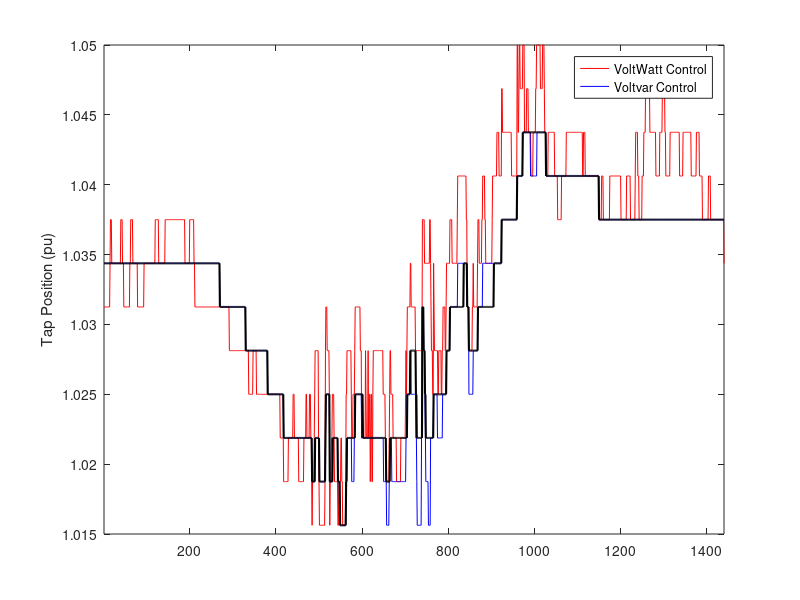
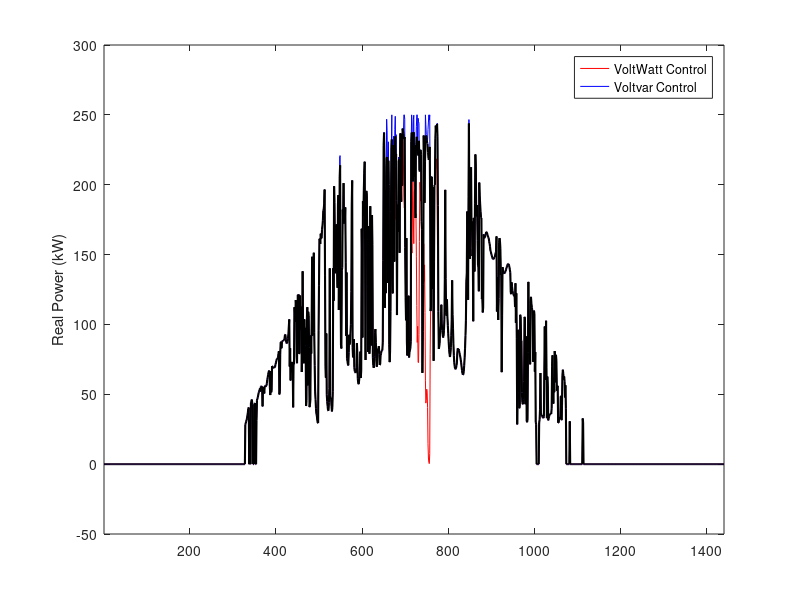
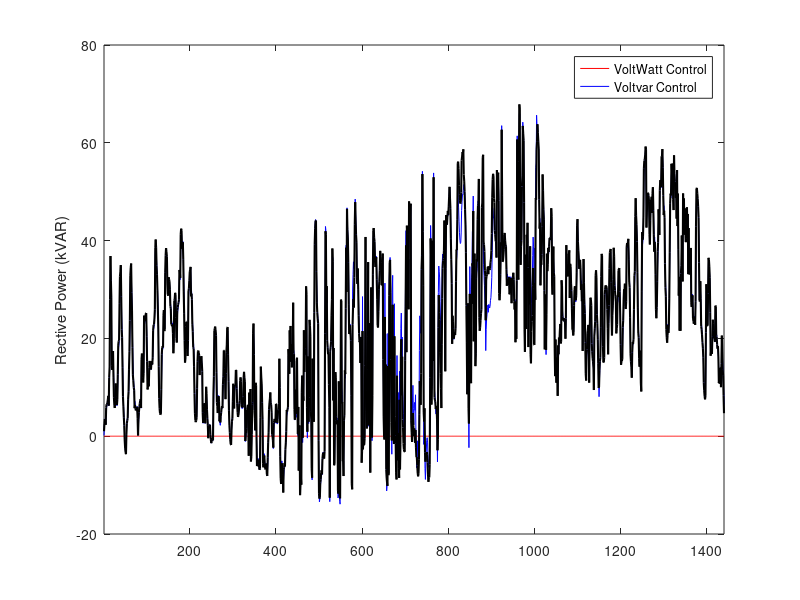

Reproduce these figures in MATLAB, in order.

%
close all
voltwatt=load('voltwatt.mat');
voltvar=load('voltvar.mat');
combimode = load ('Combimode.mat');

time=voltwatt.time;
tap_voltwatt=voltwatt.tap;
tap_voltvar=voltvar.tap;
tap_combimode = combimode.tap;
figure
plot(time,tap_voltwatt,'r',time,tap_voltvar,'b',time,tap_combimode,'k','linewidth',1.5);
legend('VoltWatt Control','Voltvar Control');
xlim([1 length(time)]);
ylabel('Tap Position (pu)')

P_voltwatt=voltwatt.Power;
P_voltvar=voltvar.Power;
P_combimode = combimode.Power;
figure
plot(time,-P_voltwatt,'r',time,-P_voltvar,'b',time,-P_combimode,'k','linewidth',1.5);
legend('VoltWatt Control','Voltvar Control');
xlim([1 length(time)]);
ylabel('Real Power (kW)')

Q_voltwatt=voltwatt.Qvar;
Q_voltvar=voltvar.Qvar;
Q_combimode = combimode.Qvar;
figure
plot(time,-Q_voltwatt,'r',time,-Q_voltvar,'b',time,-Q_combimode,'k','linewidth',1.5);
legend('VoltWatt Control','Voltvar Control');
xlim([1 length(time)]);
ylabel('Rective Power (kVAR)')





